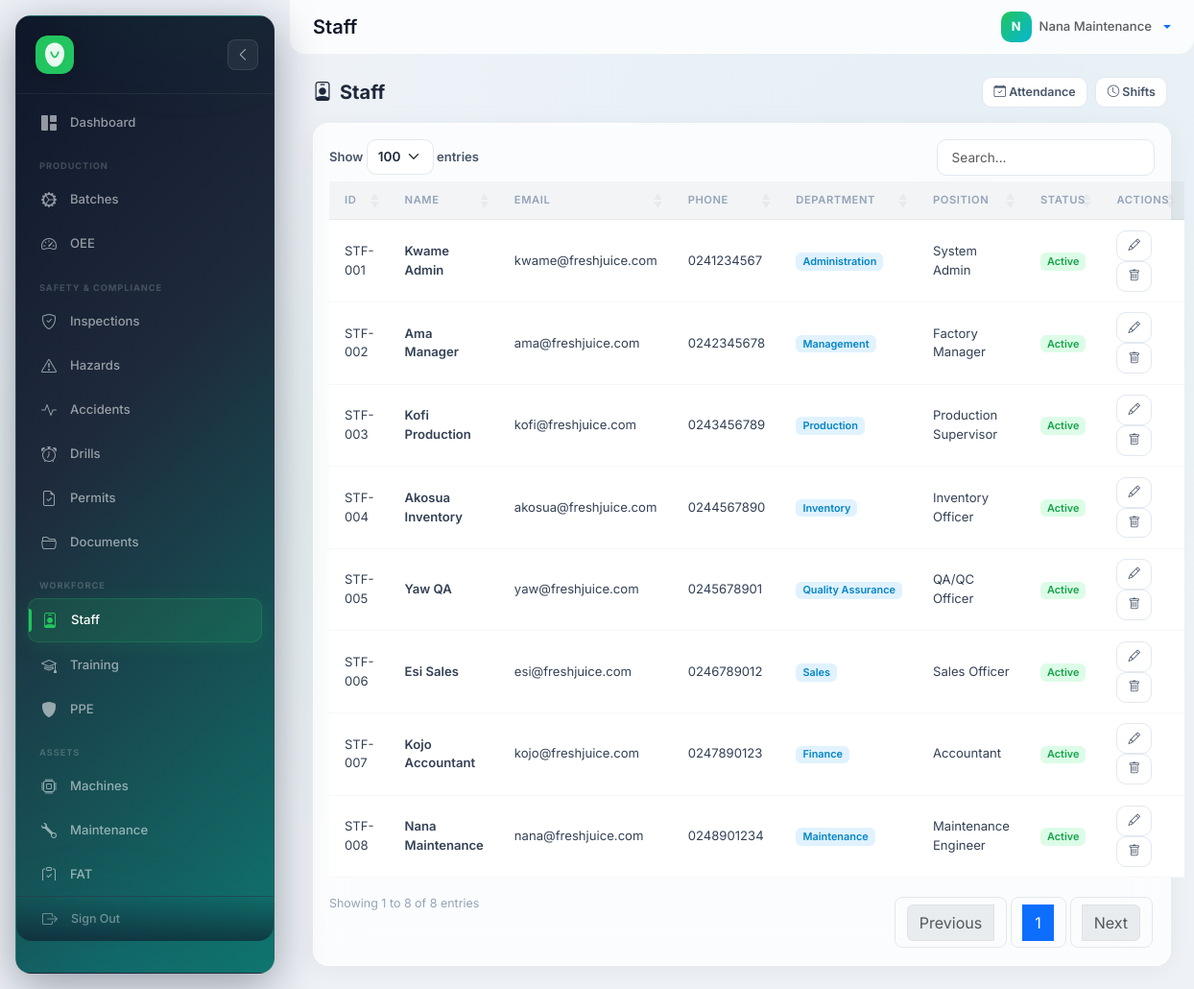
The app's page /?route=staff (signed in) with its own data.
### tables this page shows
CREATE TABLE users (
    UserID     VARCHAR(50)  PRIMARY KEY,
    RoleID     VARCHAR(50)  NOT NULL,
    Name       VARCHAR(100) NOT NULL,
    password   VARCHAR(255) NOT NULL,
    Status     ENUM('Active','Inactive') DEFAULT 'Active',
    created_at TIMESTAMP    DEFAULT CURRENT_TIMESTAMP,
    updated_at TIMESTAMP    DEFAULT CURRENT_TIMESTAMP ON UPDATE CURRENT_TIMESTAMP,
    FOREIGN KEY (RoleID) REFERENCES roles(RoleID) ON UPDATE CASCADE ON DELETE RESTRICT
);

CREATE TABLE staff (
    StaffID       VARCHAR(50)  PRIMARY KEY,
    UserID        VARCHAR(50)  DEFAULT NULL,
    FirstName     VARCHAR(100) NOT NULL,
    LastName      VARCHAR(100) NOT NULL,
    Email         VARCHAR(150) DEFAULT NULL,
    Phone         VARCHAR(30)  DEFAULT NULL,
    Department    VARCHAR(50)  DEFAULT NULL,
    Position      VARCHAR(100) DEFAULT NULL,
    DateHired     DATE         DEFAULT NULL,
    Status        ENUM('Active','On Leave','Terminated') DEFAULT 'Active',
    created_at    TIMESTAMP    DEFAULT CURRENT_TIMESTAMP,
    FOREIGN KEY (UserID) REFERENCES users(UserID) ON UPDATE CASCADE ON DELETE SET NULL,
    INDEX idx_staff_dept (Department)
);

### backend/controllers/Controller.php (called while the page is built, shortened)
<?php
abstract class Controller
{
    protected string $viewPath;
    protected function render(string $view, array $data = []): void
    {
        extract($data);
        $viewFile = APP_ROOT . '/frontend/views/' . $this->viewPath . '/' . $view . '.php';
        require $viewFile;
        $content = ob_get_clean();
        require APP_ROOT . '/frontend/views/layouts/main.php';
    }
}

### backend/controllers/StaffController.php (called while the page is built, shortened)
<?php
require_once __DIR__ . '/Controller.php';
class StaffController extends Controller {
    public function __construct() {
        $this->model = new StaffModel();
    }
    public function index(): void {
        $this->render('index', ['staff' => $this->model->getAllDetailed()]);
    }
}

### backend/models/Model.php (called while the page is built, shortened)
<?php
require_once __DIR__ . '/../config/database.php';
abstract class Model
{
    protected PDO $db;
    public function __construct()
    {
        $this->db = getDb();
    }
    public function query(string $sql, array $params = []): array
    {
        $stmt = $this->db->prepare($sql);
        $stmt->execute($params);
        return $stmt->fetchAll();
    }
}

### backend/config/database.php (called while the page is built, shortened)
<?php
function getDb(): PDO {
    static $pdo = null;
    if ($pdo === null) {
        $dsn = 'mysql:host=' . DB_HOST . ';dbname=' . DB_NAME . ';charset=' . DB_CHARSET;
        $options = [
            PDO::ATTR_ERRMODE            => PDO::ERRMODE_EXCEPTION,
            PDO::ATTR_DEFAULT_FETCH_MODE => PDO::FETCH_ASSOC,
            PDO::ATTR_EMULATE_PREPARES   => false,
        ];
         $pdo = new PDO($dsn, DB_USER, DB_PASS, $options);
    }
    return $pdo;
}
function isLoggedIn(): bool {
    return isset($_SESSION['user_id']) && !empty($_SESSION['user_id']);
}
function currentUser(): ?array {
    return [
        'id'        => $_SESSION['user_id'],
        'name'      => $_SESSION['user_name'] ?? '',
        'role_id'   => $_SESSION['user_role_id'] ?? '',
        'role_name' => $_SESSION['user_role_name'] ?? '',
    ];
}
function sanitize(mixed $input): string {
    return htmlspecialchars(trim((string)$input), ENT_QUOTES, 'UTF-8');
}

### backend/models/StaffModel.php (called while the page is built, shortened)
<?php
require_once __DIR__ . '/Model.php';
class StaffModel extends Model {
    public function getAllDetailed(): array {
        return $this->query(
            "SELECT s.*, u.Name AS UserName, r.RoleName
             FROM staff s
             LEFT JOIN users u ON s.UserID = u.UserID
             LEFT JOIN roles r ON u.RoleID = r.RoleID
             ORDER BY s.StaffID"
        );
    }
}

### backend/config/permissions.php (called while the page is built, shortened)
<?php
function getAccess(string $roleId, string $module): string {
    global $ROLE_PERMISSIONS;
    return $ROLE_PERMISSIONS[$roleId][$module] ?? 'no';
}
function can(string $module): bool {
    $u = currentUser();
    return getAccess($u['role_id'], $module) !== 'no';
}

### frontend/views/staff/index.php (the view, shortened to what this page needs)
<?php $pageTitle = 'Staff'; ?>
<div class="d-flex justify-content-between align-items-center mb-3">
    <h5 class="fw-bold mb-0"><i class="bi bi-person-badge me-2"></i><?= $pageTitle ?></h5>
    <div>
        <a href="?route=staff/attendance" class="btn btn-outline-primary btn-sm me-1"><i class="bi bi-calendar-check"></i> Attendance</a>
        <a href="?route=staff/shifts" class="btn btn-outline-primary btn-sm me-1"><i class="bi bi-clock"></i> Shifts</a>
    </div>
</div>
<div class="card border-0 shadow-sm">
    <div class="card-body">
        <table id="dataTable" class="table table-hover align-middle">
            <thead class="table-light"><tr><th>ID</th><th>Name</th><th>Email</th><th>Phone</th><th>Department</th><th>Position</th><th>Status</th><th>Actions</th></tr></thead>
            <tbody>
                <?php foreach ($staff as $s): ?>
                <tr>
                    <td><?= sanitize($s['StaffID']) ?></td>
                    <td class="fw-semibold"><?= sanitize(($s['FirstName'] ?? '') . ' ' . ($s['LastName'] ?? '')) ?></td>
                    <td><?= sanitize($s['Email'] ?? '') ?></td>
                    <td><?= sanitize($s['Phone'] ?? '') ?></td>
                    <td><span class="badge bg-info bg-opacity-10 text-info"><?= sanitize($s['Department'] ?? '') ?></span></td>
                    <td><?= sanitize($s['Position'] ?? '') ?></td>
                    <td>
                        <?php $st = $s['Status'] ?? 'Active'; $map = ['Active'=>'success','On Leave'=>'warning','Terminated'=>'danger']; ?>
                        <span class="badge bg-<?= $map[$st] ?? 'secondary' ?>"><?= sanitize($st) ?></span>
                    </td>
                    <td>
                        <a href="?route=staff/edit&id=<?= urlencode($s['StaffID']) ?>" class="btn btn-sm btn-outline-primary" title="Edit"><i class="bi bi-pencil"></i></a>
                        <a href="?route=staff/delete&id=<?= urlencode($s['StaffID']) ?>" class="btn btn-sm btn-outline-danger" title="Delete" onclick="return confirm('Delete this staff member?')"><i class="bi bi-trash"></i></a>
                    </td>
                </tr>
                <?php endforeach; ?>
            </tbody>
        </table>
    </div>
</div>

### frontend/views/layouts/main.php (shortened to what this page needs)
<?php
$assetBase = (isset($_SERVER['HTTPS']) && $_SERVER['HTTPS'] !== 'off' ? 'https' : 'http')
    . '://' . ($_SERVER['HTTP_HOST'] ?? 'localhost')
    . rtrim(dirname(dirname($_SERVER['SCRIPT_NAME'] ?? '/index.php')), '/');
?>
<!DOCTYPE html>
<html lang="en">
<head>
    <link href="https://cdn.jsdelivr.net/npm/bootstrap@5.3.0/dist/css/bootstrap.min.css" rel="stylesheet">
    <link href="https://cdn.jsdelivr.net/npm/bootstrap-icons@1.11.0/font/bootstrap-icons.css" rel="stylesheet">
    <link href="https://cdn.datatables.net/1.13.4/css/dataTables.bootstrap5.min.css" rel="stylesheet">
    <link href="<?= $assetBase ?>/frontend/assets/css/glass.css" rel="stylesheet">
    <link href="<?= $assetBase ?>/frontend/assets/css/style.css" rel="stylesheet">
</head>
<body>
<?php if (isLoggedIn()): ?>
<?php $user = currentUser(); ?>
<div id="wrapper">
    <aside class="sidebar" id="sidebar">
        <header class="sidebar-header">
            <a href="?route=dashboard" class="header-logo">
            </a>
            <button class="toggler sidebar-toggler"><i class="bi bi-chevron-left"></i></button>
        </header>
        <nav class="sidebar-nav">
            <ul class="nav-list primary-nav">
                <?php $currentRoute = $_GET['route'] ?? 'dashboard'; ?>
                <?php if (can('dashboard')): ?>
                <li class="nav-item">
                    <a href="?route=dashboard" class="nav-link<?= $currentRoute === 'dashboard' ? ' active' : '' ?>">
                        <i class="nav-icon bi bi-grid-1x2-fill"></i>
                        <span class="nav-label">Dashboard</span>
                    </a>
                </li>
                <?php endif; ?>
                <?php if (can('production') || can('finished_goods')): ?>
                <li class="nav-item"><span class="nav-section">PRODUCTION</span></li>
                <?php if (can('production')): ?>
                <li class="nav-item">
                    <a href="?route=production" class="nav-link<?= str_starts_with($currentRoute, 'production') ? ' active' : '' ?>">
                        <i class="nav-icon bi bi-gear-wide-connected"></i>
                        <span class="nav-label">Batches</span>
                    </a>
                </li>
                <?php endif; ?>
                <?php if (can('efficiency')): ?>
                <li class="nav-item">
                    <a href="?route=efficiency" class="nav-link<?= str_starts_with($currentRoute, 'efficiency') ? ' active' : '' ?>">
                        <i class="nav-icon bi bi-speedometer2"></i>
                        <span class="nav-label">OEE</span>
                    </a>
                </li>
                <?php endif; ?>
                <?php endif; ?>
                <?php if (can('safety') || can('hazards') || can('accidents') || can('drills') || can('permits') || can('documents')): ?>
                <li class="nav-item"><span class="nav-section">SAFETY & COMPLIANCE</span></li>
                <?php if (can('safety')): ?>
                <li class="nav-item">
                    <a href="?route=safety" class="nav-link<?= $currentRoute === 'safety' ? ' active' : '' ?>">
                        <i class="nav-icon bi bi-shield-check"></i>
                        <span class="nav-label">Inspections</span>
                    </a>
                </li>
                <?php endif; ?>
                <?php if (can('hazards')): ?>
                <li class="nav-item">
                    <a href="?route=safety/hazards" class="nav-link<?= str_starts_with($currentRoute, 'safety/hazards') ? ' active' : '' ?>">
                        <i class="nav-icon bi bi-exclamation-triangle"></i>
                        <span class="nav-label">Hazards</span>
                    </a>
                </li>
                <?php endif; ?>
                <?php if (can('accidents')): ?>
                <li class="nav-item">
                    <a href="?route=safety/accidents" class="nav-link<?= str_starts_with($currentRoute, 'safety/accidents') ? ' active' : '' ?>">
                        <i class="nav-icon bi bi-activity"></i>
                        <span class="nav-label">Accidents</span>
                    </a>
                </li>
                <?php endif; ?>
                <?php if (can('drills')): ?>
                <li class="nav-item">
                    <a href="?route=safety/drills" class="nav-link<?= str_starts_with($currentRoute, 'safety/drills') ? ' active' : '' ?>">
                        <i class="nav-icon bi bi-alarm"></i>
                        <span class="nav-label">Drills</span>
                    </a>
                </li>
                <?php endif; ?>
                <?php if (can('permits')): ?>
                <li class="nav-item">
                    <a href="?route=permits" class="nav-link<?= str_starts_with($currentRoute, 'permits') ? ' active' : '' ?>">
                        <i class="nav-icon bi bi-file-earmark-check"></i>
                        <span class="nav-label">Permits</span>
                    </a>
                </li>
                <?php endif; ?>
                <?php if (can('documents')): ?>
                <li class="nav-item">
                    <a href="?route=documents" class="nav-link<?= str_starts_with($currentRoute, 'documents') ? ' active' : '' ?>">
                        <i class="nav-icon bi bi-folder2-open"></i>
                        <span class="nav-label">Documents</span>
                    </a>
                </li>
                <?php endif; ?>
                <?php endif; ?>
                <?php if (can('staff') || can('training') || can('ppe')): ?>
                <li class="nav-item"><span class="nav-section">WORKFORCE</span></li>
                <?php if (can('staff')): ?>
                <li class="nav-item">
                    <a href="?route=staff" class="nav-link<?= str_starts_with($currentRoute, 'staff') ? ' active' : '' ?>">
                        <i class="nav-icon bi bi-person-badge"></i>
                        <span class="nav-label">Staff</span>
                    </a>
                </li>
                <?php endif; ?>
                <?php if (can('training')): ?>
                <li class="nav-item">
                    <a href="?route=training" class="nav-link<?= str_starts_with($currentRoute, 'training') ? ' active' : '' ?>">
                        <i class="nav-icon bi bi-mortarboard"></i>
                        <span class="nav-label">Training</span>
                    </a>
                </li>
                <?php endif; ?>
                <?php if (can('ppe')): ?>
                <li class="nav-item">
                    <a href="?route=ppe" class="nav-link<?= str_starts_with($currentRoute, 'ppe') ? ' active' : '' ?>">
                        <i class="nav-icon bi bi-shield-fill"></i>
                        <span class="nav-label">PPE</span>
                    </a>
                </li>
                <?php endif; ?>
                <?php endif; ?>
                <?php if (can('machines') || can('maintenance') || can('fat') || can('waste') || can('water') || can('power')): ?>
                <li class="nav-item"><span class="nav-section">ASSETS</span></li>
                <?php if (can('machines')): ?>
                <li class="nav-item">
                    <a href="?route=machines" class="nav-link<?= str_starts_with($currentRoute, 'machines') ? ' active' : '' ?>">
                        <i class="nav-icon bi bi-cpu"></i>
                        <span class="nav-label">Machines</span>
                    </a>
                </li>
                <?php endif; ?>
                <?php if (can('maintenance')): ?>
                <li class="nav-item">
                    <a href="?route=maintenance" class="nav-link<?= str_starts_with($currentRoute, 'maintenance') ? ' active' : '' ?>">
                        <i class="nav-icon bi bi-wrench"></i>
                        <span class="nav-label">Maintenance</span>
                    </a>
                </li>
                <?php endif; ?>
                <?php if (can('fat')): ?>
                <li class="nav-item">
                    <a href="?route=fat" class="nav-link<?= str_starts_with($currentRoute, 'fat') ? ' active' : '' ?>">
                        <i class="nav-icon bi bi-clipboard-check"></i>
                        <span class="nav-label">FAT</span>
                    </a>
                </li>
                <?php endif; ?>
                <?php endif; ?>
            </ul>
            <ul class="nav-list secondary-nav">
                <li class="nav-item">
                    <a href="?route=auth/logout" class="nav-link">
                        <i class="nav-icon bi bi-box-arrow-right"></i>
                        <span class="nav-label">Sign Out</span>
                    </a>
                </li>
            </ul>
        </nav>
    </aside>
    <div id="page-content-wrapper" class="w-100">
        <nav class="navbar navbar-expand-lg px-4 py-2">
            <div class="d-flex align-items-center w-100">
                <span class="fw-semibold fs-5"><?= sanitize($pageTitle ?? 'Dashboard') ?></span>
                <div class="ms-auto d-flex align-items-center gap-2">
                    <div class="dropdown">
                        <a href="#" class="d-flex align-items-center gap-2 text-decoration-none dropdown-toggle" data-bs-toggle="dropdown" aria-expanded="false" style="cursor:pointer;">
                            <div style="width:32px;height:32px;border-radius:10px;background:var(--gradient-brand);display:flex;align-items:center;justify-content:center;color:white;font-weight:700;font-size:0.8rem;"><?= strtoupper(substr($user['name'] ?? 'U', 0, 1)) ?></div>
                            <span class="fw-medium text-muted d-none d-md-inline" style="font-size:0.82rem;"><?= sanitize($user['name'] ?? 'User') ?></span>
                        </a>
                    </div>
                </div>
            </div>
        </nav>
        <div class="container-fluid p-4">
            <?= $content ?>
        </div>
    </div>
</div>
<?php else: ?>
<?= $content ?>
<?php endif; ?>
</body>
</html>

### records on screen
users: Name "N", Name "Nana Maintenance"
staff: StaffID "STF-001", FirstName+LastName "Kwame Admin", Email "kwame@freshjuice.com", Phone "0241234567", Department "Administration", Position "System Admin", Status "Active"
staff: StaffID "STF-002", FirstName+LastName "Ama Manager", Email "ama@freshjuice.com", Phone "0242345678", Department "Management", Position "Factory Manager", Status "Active"
staff: StaffID "STF-003", FirstName+LastName "Kofi Production", Email "kofi@freshjuice.com", Phone "0243456789", Department "Production", Position "Production Supervisor", Status "Active"
staff: StaffID "STF-004", FirstName+LastName "Akosua Inventory", Email "akosua@freshjuice.com", Phone "0244567890", Department "Inventory", Position "Inventory Officer", Status "Active"
staff: StaffID "STF-005", FirstName+LastName "Yaw QA", Email "yaw@freshjuice.com", Phone "0245678901", Department "Quality Assurance", Position "QA/QC Officer", Status "Active"
staff: StaffID "STF-006", FirstName+LastName "Esi Sales", Email "esi@freshjuice.com", Phone "0246789012", Department "Sales", Position "Sales Officer", Status "Active"
staff: StaffID "STF-007", FirstName+LastName "Kojo Accountant", Email "kojo@freshjuice.com", Phone "0247890123", Department "Finance", Position "Accountant", Status "Active"
staff: StaffID "STF-008", FirstName+LastName "Nana Maintenance", Email "nana@freshjuice.com", Phone "0248901234", Department "Maintenance", Position "Maintenance Engineer", Status "Active"

### other values on screen
$pageTitle "Staff"
